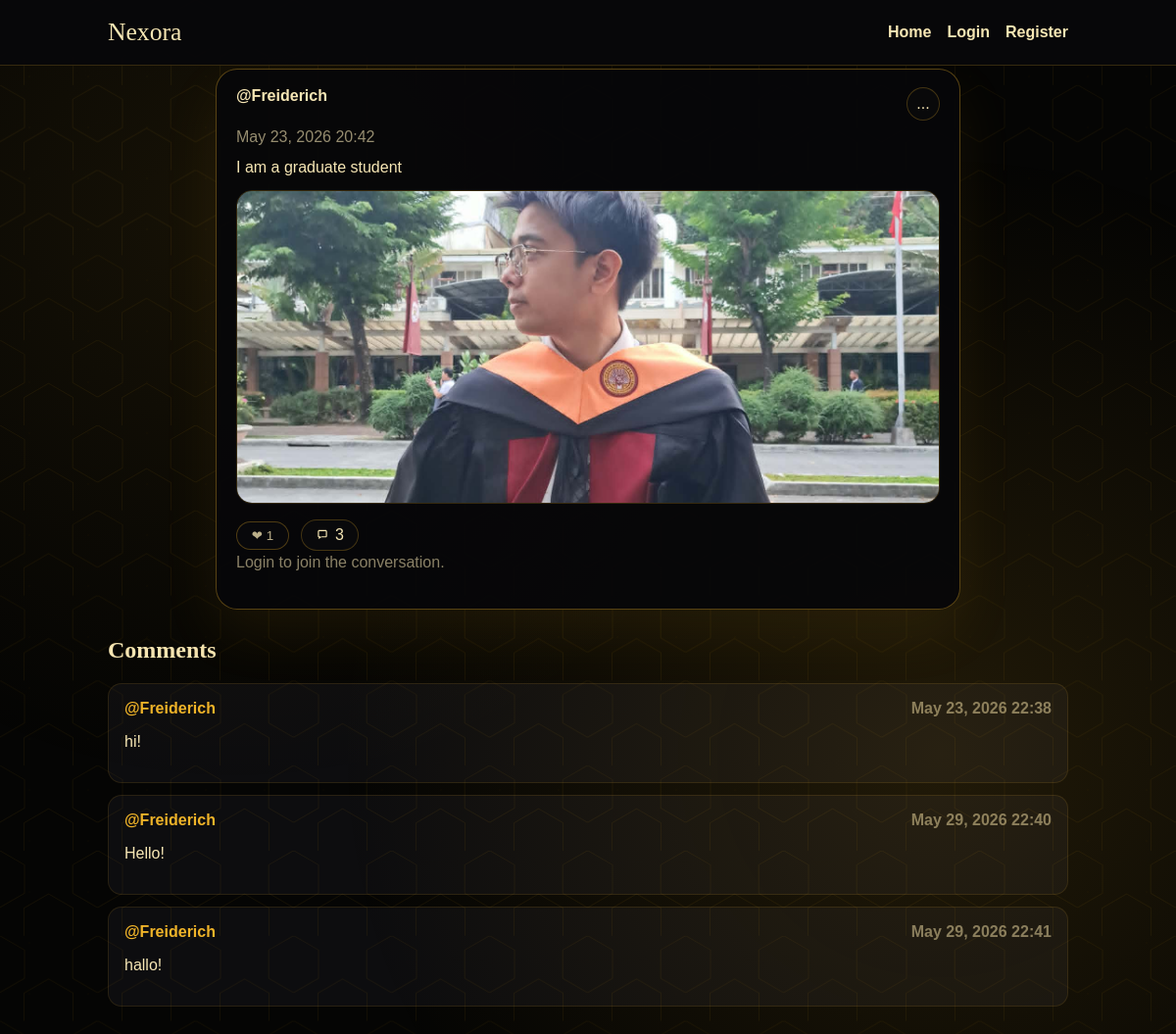
The app's page /posts/1/ with its own data.
### posts/models.py (models this page shows, shortened)
class Post(models.Model):
    VISIBILITY_PUBLIC = "public"
    VISIBILITY_UNLISTED = "unlisted"
    VISIBILITY_PRIVATE = "private"
    VISIBILITY_CHOICES = [
        (VISIBILITY_PUBLIC, "Public"),
        (VISIBILITY_UNLISTED, "Unlisted"),
        (VISIBILITY_PRIVATE, "Private"),
    ]
    author = models.ForeignKey(
        settings.AUTH_USER_MODEL, on_delete=models.CASCADE, related_name="posts"
    )
    content = models.TextField()
    image = models.ImageField(upload_to="posts/", blank=True, null=True)
    visibility = models.CharField(
        max_length=16, choices=VISIBILITY_CHOICES, default=VISIBILITY_PUBLIC
    )
    created_at = models.DateTimeField(auto_now_add=True)
    updated_at = models.DateTimeField(auto_now=True)
    class Meta:
        ordering = ["-created_at"]

class Comment(models.Model):
    post = models.ForeignKey(Post, on_delete=models.CASCADE, related_name="comments")
    author = models.ForeignKey(
        settings.AUTH_USER_MODEL, on_delete=models.CASCADE, related_name="comments"
    )
    body = models.TextField()
    created_at = models.DateTimeField(auto_now_add=True)
    class Meta:
        ordering = ["created_at"]

### posts/views.py (the view)
# urls.py: path("posts/<int:post_id>/", views.post_detail, name="post_detail"),
def post_detail(request, post_id):
    post = get_object_or_404(
        Post.objects.select_related("author", "author__profile").annotate(
            likes_count=Count("likes"),
            reactions_count=Count("reactions"),
            reaction_love_count=Count("reactions", filter=Q(reactions__kind="love")),
            reaction_laugh_count=Count("reactions", filter=Q(reactions__kind="laugh")),
            reaction_wow_count=Count("reactions", filter=Q(reactions__kind="wow")),
            reaction_sad_count=Count("reactions", filter=Q(reactions__kind="sad")),
            reaction_fire_count=Count("reactions", filter=Q(reactions__kind="fire")),
        ),
        id=post_id,
    )
    if post.visibility == Post.VISIBILITY_PRIVATE and request.user != post.author:
        return redirect("home")
    comments = post.comments.select_related("author", "author__profile")
    form = CommentForm()
    return render(
        request,
        "posts/post_detail.html",
        {"post": post, "comments": comments, "form": form},
    )

### templates/posts/post_detail.html (shortened to what this page needs)
{% extends "base.html" %}
{% load static %}
{% block body_class %}post-detail{% endblock %}
{% block extra_css %}
  <link rel="stylesheet" href="{% static 'css/post.css' %}" />
{% endblock %}
{% block content %}
  <div class="terminal-hex">
  </div>
  {% with post_visibility=post.get_visibility_display %}
  <section class="card detail">
    <div class="card-header">
      <a href="{% url 'profile' username=post.author.username %}">@{{ post.author.username }}</a>
      <div class="post-menu-wrap">
        <button class="post-menu-toggle" type="button" aria-label="Post options" aria-expanded="false">...</button>
      </div>
    </div>
    <div class="post-meta-line"><span class="muted">{{ post.created_at|date:"M d, Y H:i" }}</span></div>
    <p>{{ post.content }}</p>
    {% if post.image %}
      <img class="post-image" src="{{ post.image.url }}" alt="Post image" />
    {% endif %}
    <div class="post-actions">
      <form method="post" action="{% url 'toggle_like' post_id=post.id %}">
        <button type="submit" class="ghost reaction-main" data-like-count>❤ {{ post.likes_count }}</button>
      </form>
      <a class="comment-action" href="#comment-form" aria-label="Comments" data-comment-jump>
        <svg viewBox="0 0 24 24" aria-hidden="true" focusable="false">
          <path d="M4 5.5C4 4.12 5.12 3 6.5 3h11C18.88 3 20 4.12 20 5.5v8c0 1.38-1.12 2.5-2.5 2.5H10l-4.5 3v-3.5C4.62 15.5 4 14.88 4 14V5.5Zm2 0V14h3v1.3L11.1 14H17.5c.28 0 .5-.22.5-.5v-8c0-.28-.22-.5-.5-.5h-11c-.28 0-.5.22-.5.5Z" fill="currentColor"/>
        </svg>
        {{ comments|length }}
      </a>
    </div>
    <section class="comment-bar" id="comment-form">
      {% if user.is_authenticated %}
        <form class="comment-form" method="post" action="{% url 'comment_create' post_id=post.id %}">
          {% csrf_token %}
          <div class="comment-avatar" aria-hidden="true">{{ user.username|first|upper }}</div>
          <div class="comment-composer">
            <label class="sr-only" for="{{ form.body.id_for_label }}">Comment</label>
            {{ form.body }}
          </div>
          <button type="submit" class="primary comment-submit">Post</button>
        </form>
      {% else %}
        <p class="muted">Login to join the conversation.</p>
      {% endif %}
    </section>
  </section>
  {% endwith %}
  <section class="comments" id="comments">
    <h2>Comments</h2>
    <div class="comment-list">
      {% for comment in comments %}
        <div class="comment" data-comment-id="{{ comment.id }}">
          <div class="comment-meta">
            <a href="{% url 'profile' username=comment.author.username %}">@{{ comment.author.username }}</a>
            <span class="muted">{{ comment.created_at|date:"M d, Y H:i" }}</span>
          </div>
          <p data-comment-body>{{ comment.body }}</p>
        </div>
      {% empty %}
        <p class="muted">No comments yet.</p>
      {% endfor %}
    </div>
  </section>
{% endblock %}

### static/css/base.css (style rules this page uses)
:root { --bg: #f6f1ea; --bg-accent: #f1e7da; --surface: #ffffff; --ink: #1f1b16; --muted: #6a6057; --primary: #c96f3b; --primary-dark: #9d552d; --border: #e6d7c8; --shadow: 0 20px 50px rgba(40, 30, 20, 0.08); --radius: 18px; --max-width: 980px; --font-display: "Playfair Display", "Georgia", serif; --font-body: "Source Sans 3", "Arial", sans-serif; }
* { box-sizing: border-box; }
body { margin: 0; font-family: var(--font-body); color: var(--ink); background: radial-gradient(circle at top, var(--bg-accent), var(--bg)); min-height: 100vh; }
body.post-detail { background: radial-gradient(circle at top, rgba(25, 24, 18, 0.95), #070707 65%, #030303 100%); color: #f7e7b5; }
body.post-detail .muted { color: rgba(247, 231, 181, 0.55); }
a { color: inherit; text-decoration: none; }
img { max-width: 100%; display: block; border-radius: 14px; }
.muted { color: var(--muted); }
button { border: none; cursor: pointer; font-family: inherit; }
.ghost, .link-button { background: transparent; color: var(--muted); padding: 6px 10px; border-radius: 999px; }

### static/css/components.css (style rules this page uses)
.card { background: var(--surface); padding: 22px; border-radius: var(--radius); box-shadow: var(--shadow); border: 1px solid rgba(255, 255, 255, 0.6); animation: rise 0.4s ease both; }
.card.detail { margin-bottom: 28px; max-width: 760px; margin-left: auto; margin-right: auto; padding: 24px; background: #0b0b0f; border: 1px solid rgba(240, 180, 41, 0.3); box-shadow: 0 24px 60px rgba(0, 0, 0, 0.55); color: #f7e7b5; }
.card.detail .post-menu-toggle, .card.detail .post-menu a, .card.detail .post-menu-muted, .card.detail a, .card.detail .link-button { color: inherit; }
.card.detail .post-meta-line .muted { color: rgba(247, 231, 181, 0.6); }
.card-header { display: flex; justify-content: space-between; margin-bottom: 12px; font-weight: 600; }
.post-image { margin-top: 12px; border-radius: 16px; }
.comments h2 { font-family: var(--font-display); }
.comment { padding: 16px; background: rgba(255, 255, 255, 0.7); border-radius: 14px; margin-bottom: 12px; }
.comment-meta { display: flex; justify-content: space-between; font-weight: 600; }
.post-image { width: 100%; max-height: 420px; object-fit: cover; object-position: center; }
.card.detail .post-image { max-height: 300px; }
body.post-detail .comments h2 { color: #f7e7b5; }
body.post-detail .comment { background: rgba(15, 15, 18, 0.88); border: 1px solid rgba(240, 180, 41, 0.12); color: #f7e7b5; }
body.post-detail .comment a { color: #f0b429; }
body.post-detail .comment .muted { color: rgba(247, 231, 181, 0.5); }

### static/css/post.css (style rules this page uses)
.comment-action { display: inline-flex; align-items: center; gap: 6px; padding: 6px 12px; border-radius: 999px; border: 1px solid rgba(240, 180, 41, 0.25); color: #f7e7b5; background: rgba(10, 10, 12, 0.92); }
.comment-action svg { width: 14px; height: 14px; flex: 0 0 auto; }
.comment-bar { margin: 0 auto 18px; width: 100%; padding: 0; }
.post-meta-line { margin-bottom: 10px; }

### records on screen
Post: author.username "Freiderich", created_at "May 23, 2026 20:42", content "I am a graduate student", image (picture), likes_count "1"
Comment: author.username "Freiderich", created_at "May 23, 2026 22:38", body "hi!"
Comment: author.username "Freiderich", created_at "May 29, 2026 22:40", body "Hello!"
Comment: author.username "Freiderich", created_at "May 29, 2026 22:41", body "hallo!"

### other values on screen
{{ comments|length }} "3"
